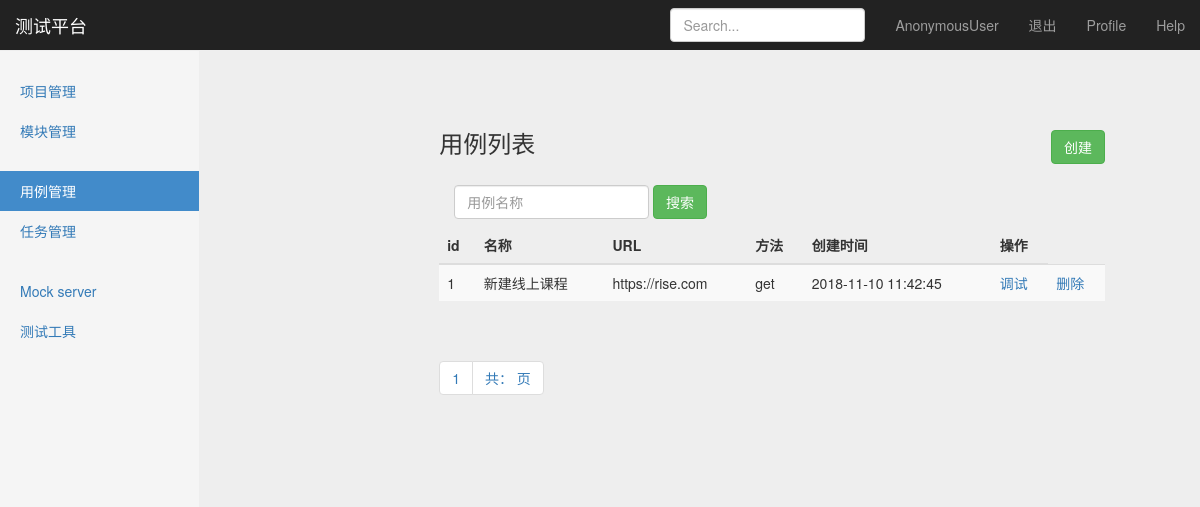
The page /interface/case_manage/ on the database its author committed.
### interface_app/models.py (models this page shows, shortened)
class TestCase(models.Model):
    module = models.ForeignKey(Module,on_delete=models.CASCADE)
    name = models.CharField("名称",max_length=100, blank=False, default="")
    url = models.CharField("URL", max_length=100, default="")
    req_method = models.CharField("方法", max_length=10, default="")
    req_type = models.CharField("参数类型",max_length=10, default="")
    req_header = models.TextField("header", default="")
    req_parameter = models.TextField("参数",default="")
    response_assert = models.TextField("验证",default="")
    create_time = models.DateTimeField("创建时间",auto_now=True)

### interface_app/views/testcase_views.py (the view)
# urls.py: path('case_manage/', testcase_views.case_manage),
def case_manage(request):
    testcases = TestCase.objects.all()
    paginator = Paginator(testcases, 2)
    page = request.GET.get("page")
    try:
        contacts = paginator.page(page)
    except PageNotAnInteger:
        contacts =paginator.page(1)#如果页数类型不是整型，取第一页
    except EmptyPage:
        contacts = paginator.page(paginator.num_pages)
    if request.method == "GET":
        return render(request, "case_manage.html",{
            "type":"list",
            "testcases":contacts
        })
    else:
        return HttpResponse("404")

### templates/case_manage.html (shortened to what this page needs)
{% extends "base.html" %}
{% block content %}
    <nav class="navbar navbar-inverse navbar-fixed-top">
      <div class="container-fluid">
        <div class="navbar-header">
          <a class="navbar-brand" href="#">测试平台</a>
        </div>
        <div id="navbar" class="navbar-collapse collapse">
          <ul class="nav navbar-nav navbar-right">
            <li><a href="#">{{ user }}</a></li>
            <li><a href="/logout/">退出</a></li>
            <li><a href="#">Profile</a></li>
            <li><a href="#">Help</a></li>
          </ul>
          <form class="navbar-form navbar-right">
            <input type="text" class="form-control" placeholder="Search...">
          </form>
        </div>
      </div>
    </nav>
    <div class="container-fluid">
        <div class="col-sm-3 col-md-2 sidebar">
          <ul class="nav nav-sidebar">
            <li><a  href="/manage/project_manage/">项目管理</a></li>
            <li><a href="/manage/module_manage/">模块管理</a></li>
          </ul>
          <ul class="nav nav-sidebar">
            <li class="active"><a href="#">用例管理</a></li>
            <li><a href="">任务管理</a></li>
          </ul>
          <ul class="nav nav-sidebar">
            <li><a href="">Mock server</a></li>
            <li><a href="">测试工具</a></li>
          </ul>
        </div>
        <div class="col-sm-9 col-sm-offset-3 col-md-10 col-md-offset-2 main">
        {% if type == "list" %}
            <div class="col-sm-9 col-sm-offset-3 col-md-10 col-md-offset-2 main">
             <h3 class="sub-header">用例列表
           <button type="button" onclick="window.location.href='/interface/add_case/'" style="float: right"
                   class="btn btn-success">创建</button>
          </h3>
          <div class="table-responsive">
              <form class="navbar-form" method="get" action="/interface/search_case_name/">
                  <div class="form-group">
                      <input name="case_name" type="text" placeholder="用例名称" class="form-control">
                  </div>
                  <button type="submit" class="btn btn-success">搜索</button>
              </form>
            <table class="table table-striped">
              <thead>
                <tr>
                  <th>id</th>
                  <th>名称</th>
                  <th>URL</th>
                  <th>方法</th>
                  <th>创建时间</th>
                   <th>操作</th>
                </tr>
              </thead>
              <tbody>
              {% for case in testcases %}
                <tr>
                  <td>{{ case.id }}</td>
                  <td>{{ case.name }}</td>
                  <td>{{ case.url }}</td>
                  <td>{{ case.req_method }}</td>
                  <td>{{ case.create_time | date:"Y-m-d H:i:s"}}</td>
                  <td> <a href="/interface/debug_case/{{ case.id }}">调试</a></td>
                  <td> <a href="/manage/delete_project/{{ case.id }}">删除</a></td>
                </tr>
               {% endfor %}
              </tbody>
            </table>
          </div>
          <div class="pagination">
            <span class="step-links">
                <ul class="pagination">
                    <li><a href="#">{{ testcases.number}}</a></li>
                    <li><a href="#">共：{{ testcases.paginator.numb_pages}} 页</a></li>
                </ul>
            </span>
          </div>
        {% endif %}
</div>
        </div>
      </div>
{% endblock %}

### static/css/signin.css (style rules this page uses)
body { padding-top: 40px; padding-bottom: 40px; background-color: #eee; }

### static/css/dashboard.css (style rules this page uses)
body { padding-top: 50px; }
.sub-header { padding-bottom: 10px; border-bottom: 1px solid #eee; }
.navbar-fixed-top { border: 0; }
.sidebar { display: none; }
@media (min-width: 768px) { .sidebar { position: fixed; top: 51px; bottom: 0; left: 0; z-index: 1000; display: block; padding: 20px; overflow-x: hidden; overflow-y: auto; background-color: #f5f5f5; border-right: 1px solid #eee; } }
.nav-sidebar { margin-right: -21px; margin-bottom: 20px; margin-left: -20px; }
.nav-sidebar > li > a { padding-right: 20px; padding-left: 20px; }
.nav-sidebar > .active > a, .nav-sidebar > .active > a:hover, .nav-sidebar > .active > a:focus { color: #fff; background-color: #428bca; }
.main { padding: 20px; }
@media (min-width: 768px) { .main { padding-right: 40px; padding-left: 40px; } }

### rows shown on the page
TestCase: id "1", name "新建线上课程", url "https://rise.com", req_method "get", create_time "2018-11-10 11:42:45"

### other values the page prints
{{ user }} "AnonymousUser"
{{ testcases.number }} "1"
